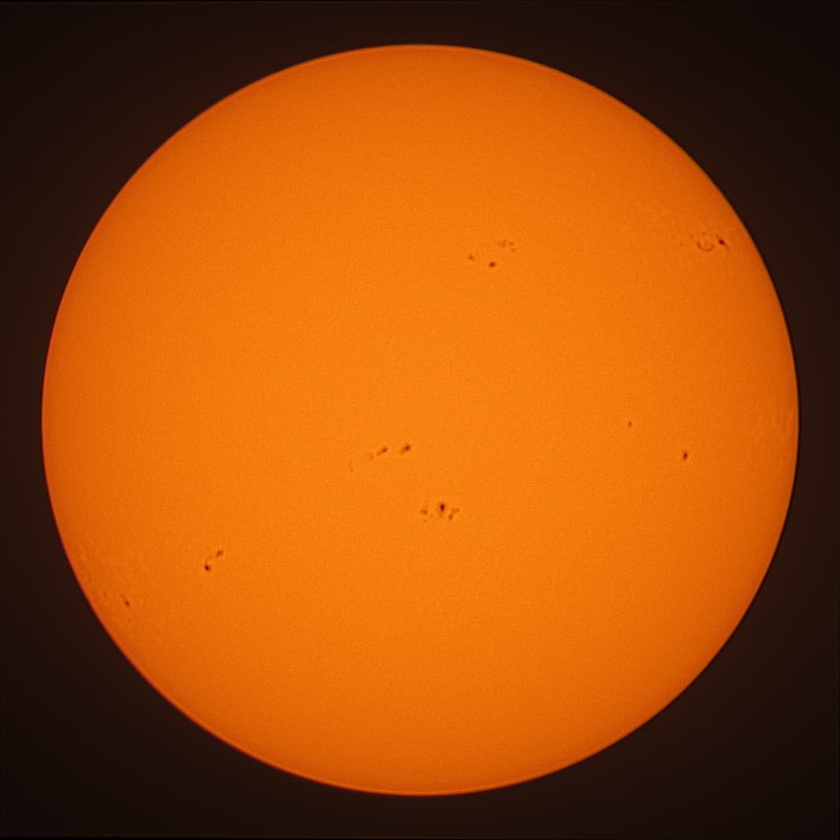
#> input picture samples/december-sunspots-20241231-1115-unsharp-pi.jpg, 840 x 840 px, shrunk from 1066 x 1066 before the run
$ python AutoStack.py ../../samples out.png
#> lines starting #> are read from the running program, lines starting #| are printed output that depends on the picture
#!/usr/bin/env python3

####################################################################
# This script was forked from the original work of maitek          #
# Original Author profile : https://github.com/maitek              #
# Original Code : https://github.com/maitek/image_stacking         #
# Original Date : October 5, 2017                                  #
# License : MIT                                                    #
####################################################################
import os
import cv2
import numpy as np
from tqdm import tqdm
import argparse

# Align and stack images with ECC method
# Slower but more accurate


def stack_images_ecc(file_list):
    progress_bar_stack = tqdm(total=len(file_list), desc="Stacking Cropped Images (ECC Method)".ljust(
        40, " "), unit="image", ascii=False, colour="blue")
    progress_bar_stack.update(0)

    M = np.eye(3, 3, dtype=np.float32)

    first_image = None
    stacked_image = None

    for file in file_list:
        progress_bar_stack.set_postfix(file=file)
        progress_bar_stack.update(1)

        image = cv2.imread(file, 1).astype(np.float32) / 255
        if first_image is None:
            # convert to gray scale floating point image
            first_image = cv2.cvtColor(image, cv2.COLOR_BGR2GRAY)
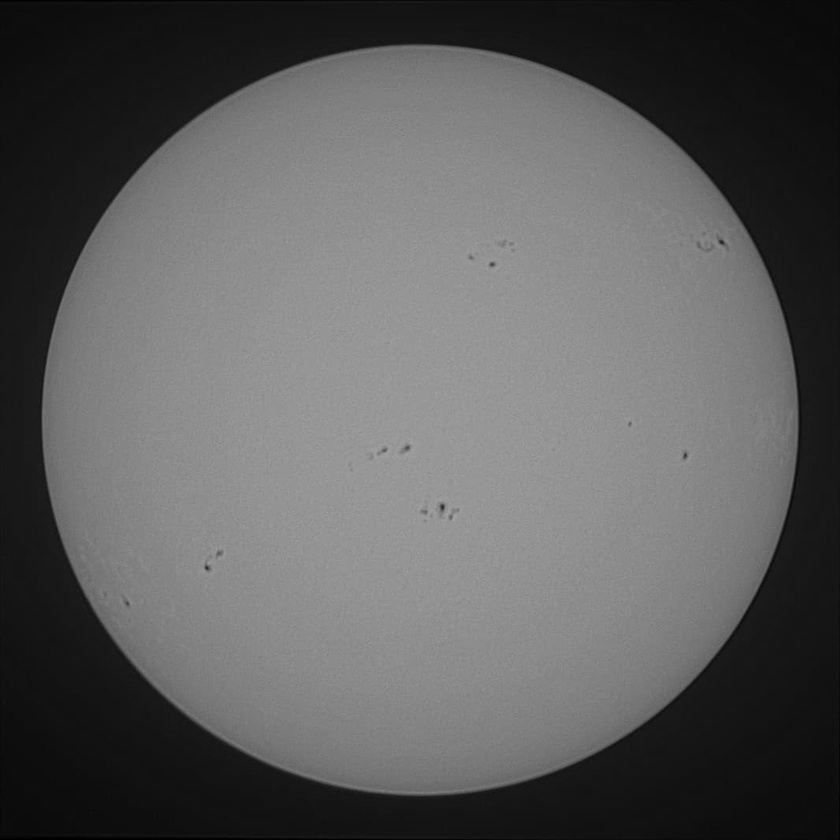
#> first_image: shape (840, 840) float32; min 0, max 0.635, mean 0.365
            stacked_image = image
        else:
            # Specify the number of iterations.
            number_of_iterations = 10

            # Specify the threshold of the increment
            # in the correlation coefficient between two iterations
            termination_eps = 1e-10

            # Define termination criteria
            criteria = (cv2.TERM_CRITERIA_EPS | cv2.TERM_CRITERIA_COUNT,
                        number_of_iterations,  termination_eps)

            # Estimate perspective transform
            s, M = cv2.findTransformECC(cv2.cvtColor(image, cv2.COLOR_BGR2GRAY), first_image,
                                        M, cv2.MOTION_HOMOGRAPHY, criteria, inputMask=None, gaussFiltSize=1)
            w, h, _ = image.shape
            # Align image to first image
            image = cv2.warpPerspective(image, M, (h, w))
            stacked_image += image
#> pass 2 of the loop in stack_images_ecc, `for file in file_list:`:
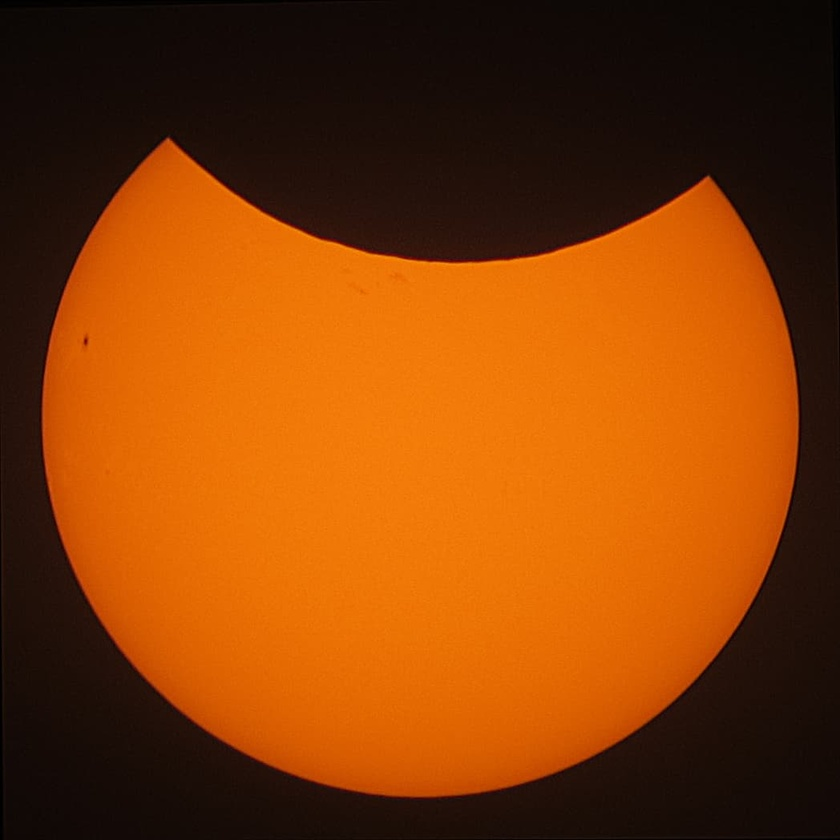
#> input picture samples/partial-solar-eclipse-20250329-1110-unsharp.jpg, 840 x 840 px, shrunk from 1048 x 1048 before the run
#> s = 0.835; M = [[0.999, 0.002, 2.74], [-0.00282, 1.05, -25.98], [-4.69e-06, 2.17e-05, 1]]
#> in stack_images_ecc, `image = cv2.warpPerspective(image, M, (h, w))`:
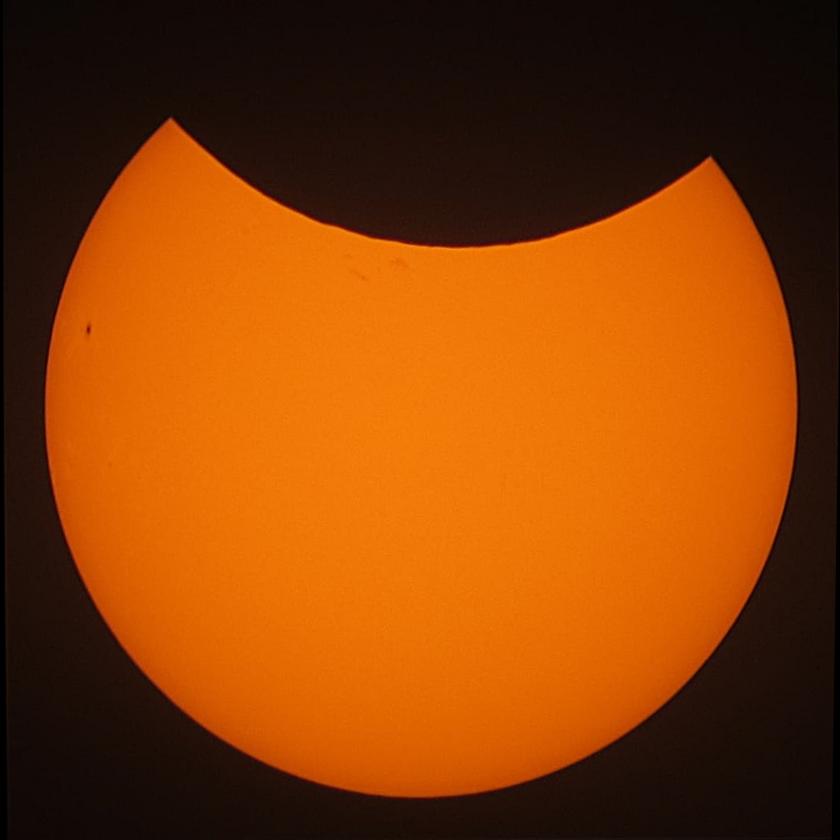
#> image: shape (840, 840, 3) float32; mean B, G, R 0.0233, 0.247, 0.527
#> in stack_images_ecc, `stacked_image += image`:
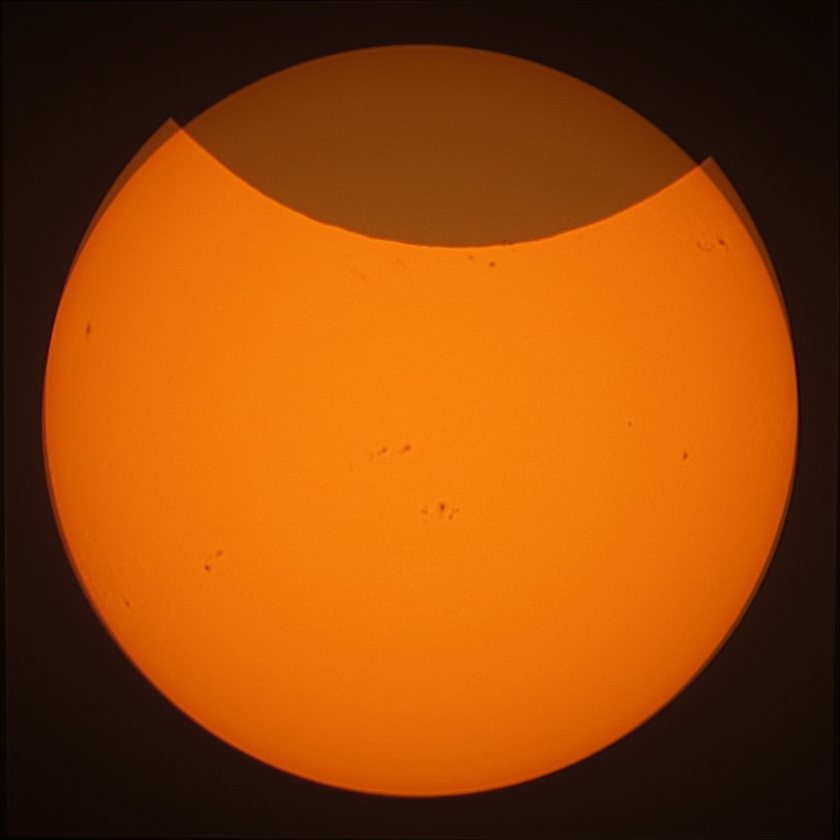
#> stacked_image: shape (840, 840, 3) float32; mean B, G, R 0.0615, 0.544, 1.15; drawn with min black and max white

    progress_bar_stack.colour = "green"
    progress_bar_stack.set_postfix(None)
    progress_bar_stack.close()

    stacked_image /= len(file_list)
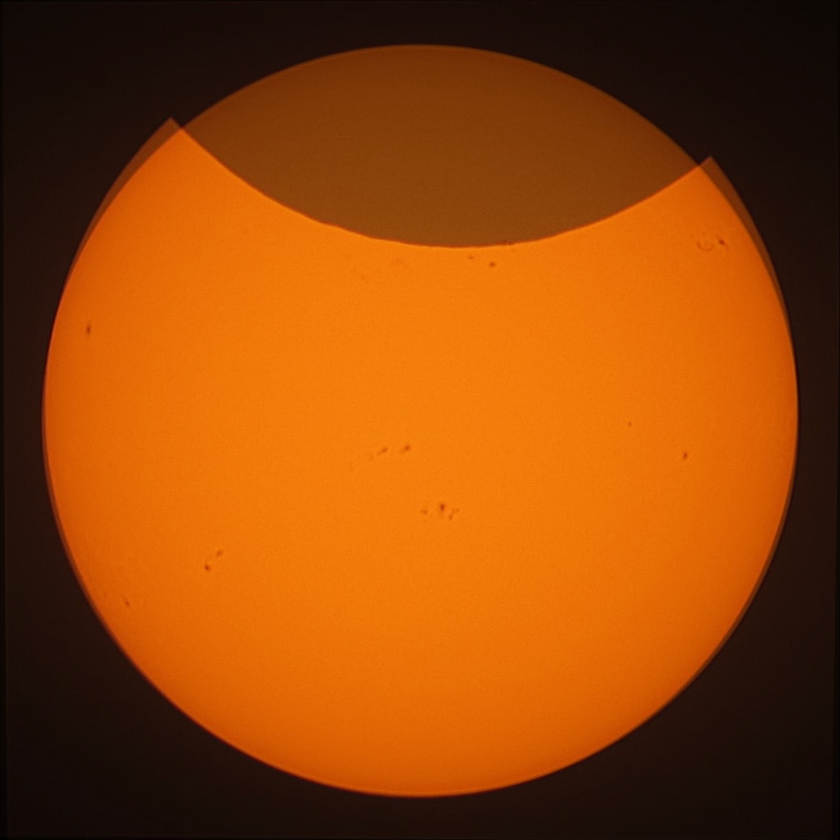
#> stacked_image: shape (840, 840, 3) float32; mean B, G, R 0.0308, 0.272, 0.575
    stacked_image = (stacked_image*255).astype(np.uint8)
    return stacked_image


# Align and stack images by matching ORB keypoints
# Faster but less accurate
# [57 lines left out: function stack_images_keypoint_matching, not called in this run]


def stack_pictures(input_dir, output_image, method="ECC"):
    image_folder = input_dir
    if not os.path.exists(image_folder):
        print("ERROR {} not found!".format(image_folder))
        exit()

    file_list = os.listdir(image_folder)
    file_list = [os.path.join(image_folder, x)
                 for x in file_list if x.endswith((".jpg", ".png"))]

    if method is not None:
        method = str(method)
    else:
        method = "KP"

    if method == "ECC":
        # Stack images using ECC method :
        stacked_image = stack_images_ecc(file_list)
    elif method == "ORB":
        # Stack images using ORB keypoint method :
        stacked_image = stack_images_keypoint_matching(file_list)
    else:
        print("ERROR: method {} not found!".format(method))
        exit()

    # Checking that parent directory exists :
    parent_dir = os.path.abspath(os.path.join(output_image, os.pardir))
    if not os.path.isdir(parent_dir):
        os.makedirs(parent_dir)

    # Saving image :
    cv2.imwrite(output_image, stacked_image)


if __name__ == "__main__":
    parser = argparse.ArgumentParser()
    parser.add_argument("input_dir", help="Input directory of images ()")
    parser.add_argument("output_image", help="Output image name")
    parser.add_argument(
        "--method", help="Stacking method ORB (faster) or ECC (more precise)", default="ECC")
    args = parser.parse_args()
    stack_pictures(args.input_dir, args.output_image, args.method)
